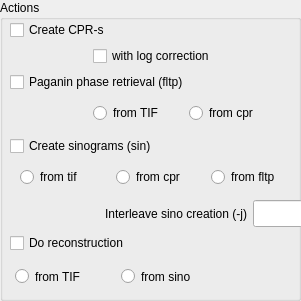
   <widget class="QGroupBox" name="groupBox_6">
    <property name="geometry">
     <rect>
      <x>940</x>
      <y>550</y>
      <width>301</width>
      <height>301</height>
     </rect>
    </property>
    <property name="sizePolicy">
     <sizepolicy hsizetype="Maximum" vsizetype="Maximum">
      <horstretch>0</horstretch>
      <verstretch>0</verstretch>
     </sizepolicy>
    </property>
    <property name="title">
     <string>Actions</string>
    </property>
    <property name="flat">
     <bool>false</bool>
    </property>
    <property name="checkable">
     <bool>false</bool>
    </property>
    <widget class="QWidget" name="gridLayoutWidget_5">
     <property name="geometry">
      <rect>
       <x>10</x>
       <y>20</y>
       <width>293</width>
       <height>271</height>
      </rect>
     </property>
     <layout class="QGridLayout" name="gridLayout_5">
      <item row="2" column="0" colspan="3">
       <widget class="QCheckBox" name="paganinon">
        <property name="text">
         <string>Paganin phase retrieval (fltp)</string>
        </property>
       </widget>
      </item>
      <item row="0" column="0" colspan="3">
       <widget class="QCheckBox" name="cpron">
        <property name="text">
         <string>Create CPR-s</string>
        </property>
       </widget>
      </item>
      <item row="7" column="0" colspan="3">
       <widget class="QCheckBox" name="reconstructon">
        <property name="text">
         <string>Do reconstruction</string>
        </property>
       </widget>
      </item>
      <item row="4" column="0" colspan="3">
       <widget class="QCheckBox" name="sinon">
        <property name="text">
         <string>Create sinograms (sin)</string>
        </property>
       </widget>
      </item>
      <item row="6" column="3">
       <widget class="QLineEdit" name="steplines">
        <property name="minimumSize">
         <size>
          <width>0</width>
          <height>27</height>
         </size>
        </property>
        <property name="maximumSize">
         <size>
          <width>50</width>
          <height>16777215</height>
         </size>
        </property>
       </widget>
      </item>
      <item row="6" column="0" colspan="3">
       <widget class="QLabel" name="label_36">
        <property name="text">
         <string>Interleave sino creation (-j)</string>
        </property>
        <property name="alignment">
         <set>Qt::AlignRight|Qt::AlignTrailing|Qt::AlignVCenter</set>
        </property>
       </widget>
      </item>
      <item row="1" column="1" colspan="2">
       <widget class="QCheckBox" name="withlog">
        <property name="text">
         <string>with log correction</string>
        </property>
       </widget>
      </item>
      <item row="3" column="1" colspan="3">
       <widget class="QWidget" name="widget" native="true">
        <property name="minimumSize">
         <size>
          <width>0</width>
          <height>30</height>
         </size>
        </property>
        <property name="maximumSize">
         <size>
          <width>16777215</width>
          <height>50</height>
         </size>
        </property>
        <widget class="QWidget" name="horizontalLayoutWidget">
         <property name="geometry">
          <rect>
           <x>0</x>
           <y>0</y>
           <width>191</width>
           <height>31</height>
          </rect>
         </property>
         <layout class="QHBoxLayout" name="horizontalLayout">
          <property name="spacing">
           <number>0</number>
          </property>
          <item>
           <widget class="QRadioButton" name="fltp_fromtif">
            <property name="text">
             <string>from TIF</string>
            </property>
           </widget>
          </item>
          <item>
           <widget class="QRadioButton" name="fltp_fromcpr">
            <property name="text">
             <string>from cpr</string>
            </property>
           </widget>
          </item>
         </layout>
        </widget>
       </widget>
      </item>
      <item row="8" column="0" colspan="3">
       <widget class="QWidget" name="widget_2" native="true">
        <property name="minimumSize">
         <size>
          <width>0</width>
          <height>30</height>
         </size>
        </property>
        <widget class="QWidget" name="layoutWidget">
         <property name="geometry">
          <rect>
           <x>5</x>
           <y>2</y>
           <width>211</width>
           <height>31</height>
          </rect>
         </property>
         <layout class="QHBoxLayout" name="horizontalLayout_3">
          <property name="spacing">
           <number>0</number>
          </property>
          <item>
           <widget class="QRadioButton" name="rec_fromtif">
            <property name="minimumSize">
             <size>
              <width>0</width>
              <height>21</height>
             </size>
            </property>
            <property name="text">
             <string>from TIF</string>
            </property>
           </widget>
          </item>
          <item>
           <widget class="QRadioButton" name="rec_fromsino">
            <property name="minimumSize">
             <size>
              <width>0</width>
              <height>21</height>
             </size>
            </property>
            <property name="text">
             <string>from sino</string>
            </property>
           </widget>
          </item>
         </layout>
        </widget>
       </widget>
      </item>
      <item row="5" column="0" colspan="4">
       <widget class="QWidget" name="widget_3" native="true">
        <property name="enabled">
         <bool>true</bool>
        </property>
        <property name="minimumSize">
         <size>
          <width>0</width>
          <height>30</height>
         </size>
        </property>
        <widget class="QWidget" name="layoutWidget">
         <property name="geometry">
          <rect>
           <x>10</x>
           <y>0</y>
           <width>280</width>
           <height>31</height>
          </rect>
         </property>
         <layout class="QHBoxLayout" name="horizontalLayout_4">
          <item>
           <widget class="QRadioButton" name="sin_fromtif">
            <property name="minimumSize">
             <size>
              <width>90</width>
              <height>0</height>
             </size>
            </property>
            <property name="text">
             <string>from tif</string>
            </property>
           </widget>
          </item>
          <item>
           <widget class="QRadioButton" name="sin_fromcpr">
            <property name="minimumSize">
             <size>
              <width>90</width>
              <height>0</height>
             </size>
            </property>
            <property name="text">
             <string>from cpr</string>
            </property>
           </widget>
          </item>
          <item>
           <widget class="QRadioButton" name="sin_fromfltp">
            <property name="minimumSize">
             <size>
              <width>90</width>
              <height>0</height>
             </size>
            </property>
            <property name="text">
             <string>from fltp</string>
            </property>
           </widget>
          </item>
         </layout>
        </widget>
       </widget>
      </item>
     </layout>
    </widget>
   </widget>
